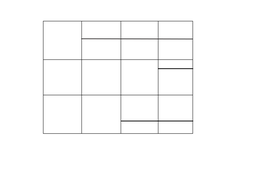
#> input picture Photos/tests/try6.png, 256 x 183 px, shrunk from 999 x 713 before the run
$ python main.py
#> lines starting #> are read from the running program, lines starting #| are printed output that depends on the picture; after the words box and inside, x2 and y2 are one past the last pixel; in counts of white or black regions, pixels touching at a corner belong together
### package.py
# Импортируем необходимые библиотеки
import cv2
import numpy as np
import pandas as pd
import matplotlib.pyplot as plt
from scipy.ndimage import interpolation as inter
import pytesseract


# указываем путь к tesseract модулю Tesseract-OCR для библиотеки pytesseract
pytesseract.pytesseract.tesseract_cmd = r'C:\Program Files\Tesseract-OCR\tesseract.exe'


def rotate_to_correct(img):
    # функция поворачивает картинку в правильное - горизонтальное положение текста

    # функция определения правильности положения картинки
    def determine_score(arr, angle):
        data = inter.rotate(arr, angle, reshape=False, order=0)
        histogram = np.sum(data, axis=1, dtype=float)
        score = np.sum((histogram[1:] - histogram[:-1]) ** 2, dtype=float)
        return histogram, score

    # переводим фото в бинарные данные
    # и избавляемся от всех шумов, свидением картинки к 2 цветам - чёрный(фон) и белый(надписи)
    thresh, img_bin = cv2.threshold(cv2.cvtColor(img, cv2.COLOR_BGR2GRAY), 127, 255, cv2.THRESH_BINARY_INV | cv2.THRESH_OTSU)

    # нахождение угла поворота
    scores = []
    angles = np.arange(0, 360, 1)
    for angle in angles:
        histogram, score = determine_score(img_bin, angle)
        scores.append(score)
    best_angle = angles[scores.index(max(scores))]

    # нахождение матрицы поворота
    (height, width) = img_bin.shape[:2]
    center = (width // 2, height // 2)
    M = cv2.getRotationMatrix2D(center, best_angle, 1.0)

    # нахождение повернутого изображения для изменения разрешения
    abs_cos = abs(M[0, 0])
    abs_sin = abs(M[0, 1])
    bound_w = int(height * abs_sin + width * abs_cos)
    bound_h = int(height * abs_cos + width * abs_sin)
    M[0, 2] += bound_w / 2 - center[0]
    M[1, 2] += bound_h / 2 - center[1]

    return cv2.warpAffine(img, M, (bound_w, bound_h), flags=cv2.INTER_CUBIC, borderMode=cv2.BORDER_REPLICATE)


def reading_photo(path):
    # функция считывает фото и выдаёт его само + фото в бинарных данных (с реверсом цвета и без шумов)

    # считываем картинку
#> called with path = 'Photos/tests/try6.png'
    img_name = path
    origin = cv2.imread(img_name)
#> origin is the input picture: shape (183, 256, 3); mean B, G, R 251.3, 251.3, 251.3
    cv2.imshow("Origin Image", origin)
    cv2.waitKey(0)

    # поворачиваем фото в правильное состояние
    origin = rotate_to_correct(origin)
#> in rotate_to_correct, `thresh, img_bin = cv2.threshold(cv2.cvtColor(img, cv2.COLOR_BGR2GRAY),..`:
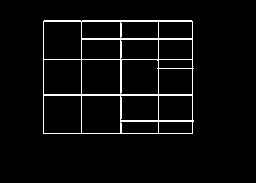
#> img_bin: shape (183, 256); 4.1% white in thin lines or dots, all inside (x1, y1, x2, y2) = (43, 20, 194, 134)
#> in rotate_to_correct, `thresh, img_bin = cv2.threshold(cv2.cvtColor(img, cv2.COLOR_BGR2GRAY),..`: thresh = 214
#> the loop in rotate_to_correct, `for angle in angles:` made 360 passes
#> score on passes 1 to 3: 1.33e+10, 3.01e+09, 794995650
#> after the loop in rotate_to_correct, `for angle in angles:`: scores = 360 values, max 1.33e+10 at index 0, min 7282800 at index 135, mean 217988726.2
#> in rotate_to_correct, `best_angle = angles[scores.index(max(scores))]`: best_angle = 0
#> in rotate_to_correct, `M = cv2.getRotationMatrix2D(center, best_angle, 1.0)`: M = [[1, 0, 0], [0, 1, 0]]
#> in rotate_to_correct, `abs_cos = abs(M[0, 0])`: abs_cos = 1
#> in rotate_to_correct, `abs_sin = abs(M[0, 1])`: abs_sin = 0
#> in rotate_to_correct, `bound_w = int(height * abs_sin + width * abs_cos)`: bound_w = 256
#> in rotate_to_correct, `bound_h = int(height * abs_cos + width * abs_sin)`: bound_h = 183

    # увеличиваем расширение картинки минимум до 600 пиксилей в высоту для более корректной работы
    if np.array(origin).shape[0] < 600:
        k = 600 / np.array(origin).shape[0]
#> k = 3.28
        origin = cv2.resize(origin, None, fx=k, fy=k, interpolation=cv2.INTER_CUBIC)
#> origin: shape (600, 839, 3)

    # сохраняем откорректированный оригинал фото
    cv2.imwrite("Detections/resized_origin.jpg", origin)

    # начинаем предобработку фото, переводя в серый цвет
    img = cv2.cvtColor(origin, cv2.COLOR_BGR2GRAY)

    # подготавливаем содержимое к распознанию, размывая
    kernel = cv2.getStructuringElement(cv2.MORPH_RECT, (2, 1))
    img = cv2.erode(img, kernel, iterations=1)
    # выводим картинку
    cv2.imshow("Preprocessed Image", img)
    cv2.waitKey(0)

    # переводим фото в бинарные данные и избавляемся от всех шумов, свидением картинки к 2 цветам - чёрный(фон) и белый(надписи)
    img_bin = cv2.adaptiveThreshold(img, 255, cv2.ADAPTIVE_THRESH_GAUSSIAN_C, cv2.THRESH_BINARY_INV, 21, 10)
#> img_bin: shape (600, 839); 4.3% white; 6 white regions, box (x1, y1, x2, y2) and area: (140, 68, 635, 442) 19015, (148, 194, 263, 200) 665, (525, 194, 627, 200) 589, (148, 311, 263, 316) 564, (525, 311, 627, 316) 500, (394, 135, 399, 191) 269
    # выводим это фото
    cv2.imshow("Thresholded Image", img_bin)
    cv2.waitKey(0)

    return origin, img, img_bin


def vertical_lines_detection(kernel_len, img_bin):
    # функция распознаёт вертикальные линии, формирующие таблицу

    # определяем вертикальное ядро для распознавания вертикалей
    ver_kernel = cv2.getStructuringElement(cv2.MORPH_RECT, (1, kernel_len))
    # используем вертикальное ядро для распознавания вертикалей
    image_1 = cv2.erode(img_bin, ver_kernel, iterations=3)
    vertical_lines = cv2.dilate(image_1, ver_kernel, iterations=3)
    cv2.imwrite("Detections/verticals.jpg", vertical_lines)
    # рисуем вертикали
    plt.imshow(image_1, cmap='gray')
    plt.show()
    return vertical_lines


def horizontal_lines_detection(kernel_len, img_bin):
    # функция распознаёт вертикальные линии, формирующие таблицу

    # определяем горизонтальное ядро для распознавания горизонталей
    hor_kernel = cv2.getStructuringElement(cv2.MORPH_RECT, (kernel_len, 1))
    # используем горизонтальное ядро для распознавания горизонталей
    image_2 = cv2.erode(img_bin, hor_kernel, iterations=3)
    horizontal_lines = cv2.dilate(image_2, hor_kernel, iterations=3)
    cv2.imwrite("Detections/horizontals.jpg", horizontal_lines)
    # рисуем горизонтали
    plotting = plt.imshow(image_2, cmap='gray')
    plt.show()
    return horizontal_lines


def combining_horizontals_and_verticals(horizontal_lines, vertical_lines):
    # функция объединяет горизонтали и вертикали, для формирования цельной таблицы без содержимого

    # определяем ядро для объединения вертикалей и горизонталей
    kernel = cv2.getStructuringElement(cv2.MORPH_RECT, (2, 2))
    # объединяем горизонтали и вертикали
    img_vh = cv2.addWeighted(vertical_lines, 0.5, horizontal_lines, 0.5, 0.0)
    # Eroding and thresholding картинку
    img_vh = cv2.erode(~img_vh, kernel, iterations=2)
    thresh, img_vh = cv2.threshold(img_vh, 127, 255, cv2.THRESH_BINARY | cv2.THRESH_OTSU)
    cv2.imwrite("Detections/table.jpg", img_vh)
    # выводим объединённые гооризонтали и вертикали - таблицу
    plotting = plt.imshow(img_vh, cmap='gray')
    plt.show()
    return img_vh


def sort_contours(cnts, method="left-to-right"):
    # функция сортирует контуры слева направо и сверху вниз (в нашем случае сверху вниз)

    # reverse flag and sort index
    reverse = False
    i = 0
    # handle if we need to sort in reverse
    if method == "right-to-left" or method == "bottom-to-top":
        reverse = True
    # handle if we are sorting against the y-coordinate rather than
    # the x-coordinate of the bounding box
    if method == "top-to-bottom" or method == "bottom-to-top":
        i = 1
    # construct the list of bounding boxes(рамки контуров) and sort them from top to bottom
    boundingBoxes = [cv2.boundingRect(c) for c in cnts]
    (cnts, boundingBoxes) = zip(*sorted(zip(cnts, boundingBoxes), key=lambda b: b[1][i], reverse=reverse))
    # return the list of sorted contours and bounding boxes
    return (cnts, boundingBoxes)


def form_cells(contours, origin):
    # функция формирует из контуров список ячеек с рамками

    # получаем ширину и длину фото
    width = np.array(origin).shape[1]
    height = np.array(origin).shape[0]

    # список всех ячеек - вершина (x,y), длинна и ширина
    box = []
    for c in contours:
        # получаем значения рамок контуров
        x, y, w, h = cv2.boundingRect(c)
        if w < width * 0.5 and h < height * 0.5:
            # для ячеек с ограниченной шириной и длинной - должна быть меньше размера таблицы
            box.append([x, y, w, h])

    # проверяем лежит ли какая-то ячейка внутри другой и удаляем её, так как она точно лишняя
    for j in box:
        for i in box:
            if i != j and i[1] < j[1] and i[0] < j[0] and i[2] - (j[0] - i[0]) > j[2] and i[3] - (j[1] - i[1]) > j[3]:
                box.remove(j)
                break

    # Если погрешность в сравнении чисел меньше какого-то процента, то ОК
    def mistake(a, b, percent=0.05):
        if b != 0 and a / b <= 1 and 1 - a / b < percent:
            return 1
        if a != 0 and b / a <= 1 and 1 - b / a < percent:
            return 1
        return 0

    # проверяем лежат ли две ячейки в одном столбце и в одной строке - погрешность, из-за черты, которую человек мог провести в какой-то строке
    # удаляем нижнюю из этих двух, а верхнюю ячейку расширяем, добавляя высоту нижней
    for j in box:
        for i in box:
            if i != j and j[0] > i[0] and j[1] > 1.05 * i[1] and mistake(j[1] + j[3], i[1] + i[3]):
                for k in box:
                    if k != j and mistake(k[0], j[0]) and mistake(k[1] + k[3], j[1]):
                        tmp = k
                        tmp[3] += j[3] + 4
                        box = [tmp if x == k else x for x in box]
                        break
                box.remove(j)
                break

    # рисуем рамки контуров на фото
    for j in box:
        image = cv2.rectangle(origin, (j[0], j[1]), (j[0] + j[2], j[1] + j[3]), (0, 255, 0), width // 400)
    cv2.imwrite("Detections/sells.jpg", image)
    # выводим картинку с прорисованными рамками контуров на фото
    plt.imshow(image)
    plt.show()
    return box


def rows(box, boundingBoxes):
    # функция разбивает список рамок на ячейки по строкам

    # список высот рамок контуров
    heights = [boundingBoxes[i][3] for i in range(len(boundingBoxes))]
    # получаем среднее значение этих высот
    mean = np.mean(heights)

    # До тех пор, пока поле не отличается больше, чем его собственное (высота + среднее значение / 2),
    # поле находится в том же ряду. Как только разница в высоте становится больше текущей (высота + среднее значение /2)
    # мы знаем, что начинается новая строка. Столбцы логически расположены слева направо.
    row = [] # список нижних строк (каждая ячееки из разных столбцов)
    column = [] # список всех ячеек по строкам
    j = 0
    for i in range(len(box)):
        if i == 0:
            column.append(box[i])
            previous = box[i]
        else:
            if box[i][1] <= previous[1] + mean/2:
                column.append(box[i])
                previous = box[i]
                if i == len(box)-1:
                    row.append(column)
            else:
                row.append(column)
                column = []
                previous = box[i]
                column.append(box[i])
    print(row)
    return row


def rows_sort(row, countcol, center):
    # функция сортирует ячейки в правильном порядке(слева направо) относительно расстояния до центра столбцов

    finalboxes = []
    for i in range(len(row)):
        lis = []
        for k in range(countcol):
            lis.append([])
        for j in range(len(row[i])):
            diff = abs(center-(row[i][j][0]+row[i][j][2]/4))
            minimum = min(diff)
            indexing = list(diff).index(minimum)
            lis[indexing].append(row[i][j])
        finalboxes.append(lis)
    return finalboxes


def recognition(finalboxes, bitnot):
    # функци распознаёт значения на каждой ячейке и складывает в список

    outer = []
    for i in range(len(finalboxes)):
        for j in range(len(finalboxes[i])):
            inner = ''
            if len(finalboxes[i][j]) == 0:
                outer.append(' ')
            else:
                for k in range(len(finalboxes[i][j])):
                    y, x, w, h = finalboxes[i][j][k][0], finalboxes[i][j][k][1], finalboxes[i][j][k][2], finalboxes[i][j][k][3]
                    finalimg = bitnot[x:(x + h), y:(y + w)]
                    # подготавливаем содержимое ячейки к распознанию содержимого
                    # расширяя и размывая содержимое
                    kernel = cv2.getStructuringElement(cv2.MORPH_RECT, (2, 1))
                    border = cv2.copyMakeBorder(finalimg, 2, 2, 2, 2, cv2.BORDER_CONSTANT, value=[255, 255])
                    resizing = cv2.resize(border, None, fx=2, fy=2, interpolation=cv2.INTER_CUBIC)
                    dilation = cv2.dilate(resizing, kernel, iterations=1)
                    erosion = cv2.erode(dilation, kernel, iterations=1)
                    # анализируем с помощью pytesseract
                    out = pytesseract.image_to_string(erosion, lang='rus')
                    if len(out) == 0:
                        # специальная конфигурация для считывания одиночных символов
                        out = pytesseract.image_to_string(erosion, lang='rus', config='--psm 10 --oem 1 -c tessedit_char_whitelist=123456789+-')
                    inner = inner + " " + out
                outer.append(inner)
    return outer


# [13 lines left out: function data_to_excel, not called in this run]

### main.py
# Импортируем необходимые библиотеки
import cv2
import numpy as np
import matplotlib.pyplot as plt

# импортируем файл с функциями для работы программы
from package import reading_photo, vertical_lines_detection, horizontal_lines_detection, combining_horizontals_and_verticals, sort_contours, form_cells, rows, rows_sort, recognition, data_to_excel


# получаем считанное фото и фото в бинарных данных (с реверсом цвета и без шумов)
origin, img, img_bin = reading_photo("Photos/tests/try6.png")

# определяем длинну ядра для распознания горизонталей и вертикалей, как сотую часть длинны картинки
kernel_len = 5 * np.array(origin).shape[1]//100
#> kernel_len = 41

# получаем вертикали и горизонтали
vertical_lines = vertical_lines_detection(kernel_len, img_bin)
#> in vertical_lines_detection, `image_1 = cv2.erode(img_bin, ver_kernel, iterations=3)`: image_1: shape (600, 839); 0.56% white; 7 white regions, largest, box (x1, y1, x2, y2) and area: (141, 129, 145, 382) 1011, (266, 129, 270, 381) 885, (630, 282, 634, 382) 337
#> in vertical_lines_detection, `vertical_lines = cv2.dilate(image_1, ver_kernel, iterations=3)`: vertical_lines: shape (600, 839); 1.1% white; 7 white regions, largest, box (x1, y1, x2, y2) and area: (141, 69, 145, 442) 1491, (266, 69, 270, 441) 1365, (630, 222, 634, 442) 817
horizontal_lines = horizontal_lines_detection(kernel_len, img_bin)
#> in horizontal_lines_detection, `image_2 = cv2.erode(img_bin, hor_kernel, iterations=3)`: image_2: shape (600, 839); 0.74% white; 8 white regions (2 under 20 px), largest, box (x1, y1, x2, y2) and area: (200, 69, 574, 73) 1130, (200, 438, 575, 442) 1125, (326, 126, 574, 131) 885, (455, 396, 575, 401) 489, (452, 196, 464, 198) 24, (452, 312, 464, 314) 24
#> in horizontal_lines_detection, `horizontal_lines = cv2.dilate(image_2, hor_kernel, iterations=3)`: horizontal_lines: shape (600, 839); 1.4% white; 8 white regions, largest, box (x1, y1, x2, y2) and area: (140, 438, 635, 442) 1725, (140, 69, 634, 73) 1610, (266, 126, 634, 131) 1485

# получаем таблицу - объединениие верикалей и горизонталей
img_vh = combining_horizontals_and_verticals(horizontal_lines, vertical_lines)
#> in combining_horizontals_and_verticals, `thresh, img_vh = cv2.threshold(img_vh, 127, 255, cv2.THRESH_BINARY | c..`:
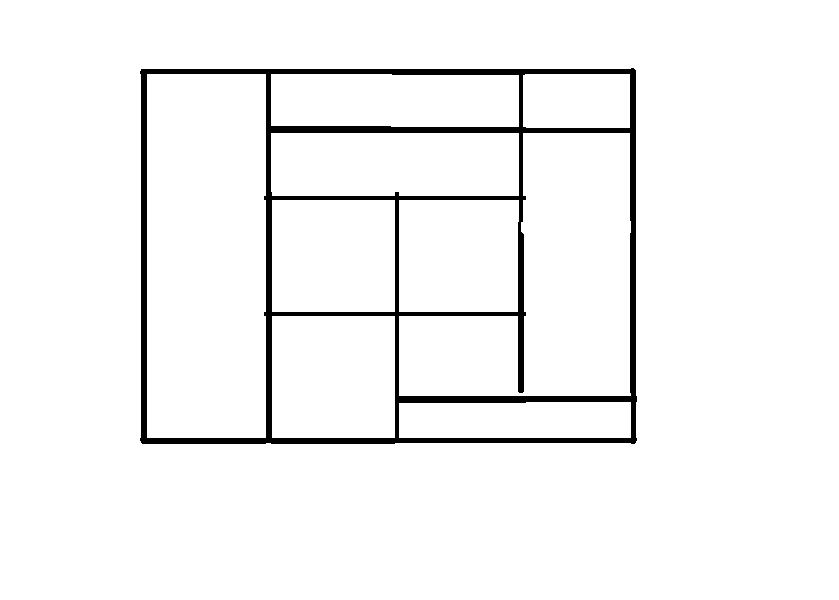
#> img_vh: shape (600, 839); 96% white; 1 black region
#> in combining_horizontals_and_verticals, `thresh, img_vh = cv2.threshold(img_vh, 127, 255, cv2.THRESH_BINARY | c..`: thresh = 127

# накладываем нашу отдельную табицу на фото
bitxor = cv2.bitwise_xor(img, img_vh)
bitnot = cv2.bitwise_not(bitxor)  # меняем цвета наоборот
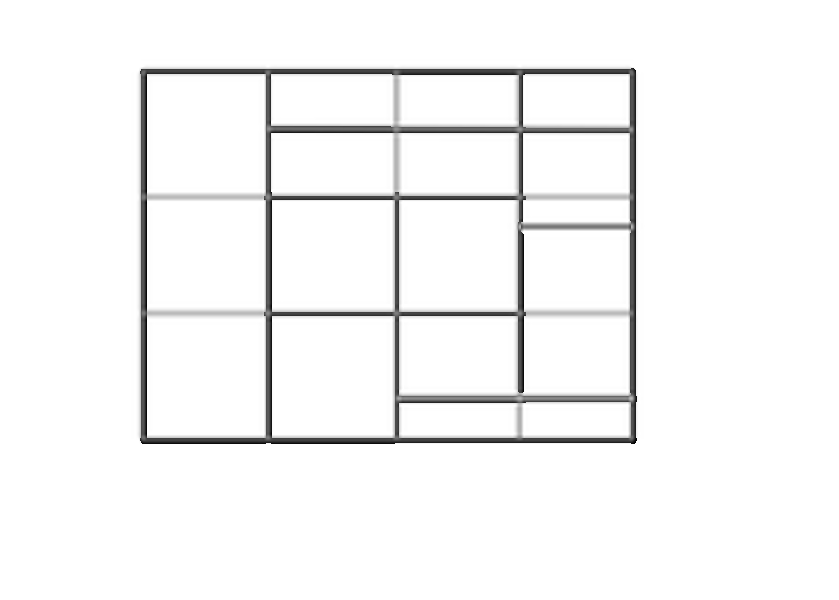
#> bitnot: shape (600, 839); min 0, max 255, mean 245.9
# выводим это наложение
plt.imshow(bitnot, cmap='gray')
plt.show()

# находим контуры в таблице, чтобы дальше получить точные координтаты каждой ячейки таблицы
# Контуры - это список Python всех контуров на изображении.
# Каждый отдельный контур представляет собой числовой массив (x,y) координат граничных точек объекта.
contours, hierarchy = cv2.findContours(img_vh, cv2.RETR_TREE, cv2.CHAIN_APPROX_SIMPLE)
#> contours = 11 contours; largest, box (x1, y1, x2, y2) and area: (0, 0, 839, 600) 501962, (139, 67, 638, 445) 186266, (147, 74, 266, 438) 42816, (399, 133, 631, 396) 36962, (271, 133, 519, 196) 15292

# получаем отсортированные контуры сверху вниз и их рамки
contours, boundingBoxes = sort_contours(contours, method="top-to-bottom")
#> in sort_contours, `boundingBoxes = [cv2.boundingRect(c) for c in cnts]`: boundingBoxes = [(0, 0, 839, 600), (139, 67, 499, 378), (399, 402, 232, 36), (272, 316, 123, 122), (399, 200, 120, 112), (272, 200, 123, 112), (399, 133, 232, 263), (271, 133, 248, 63), (523, 74, 107, 54), (271, 74, 248, 53), (147, 74, 119, 364)]
#> in sort_contours, `(cnts, boundingBoxes) = zip(*sorted(zip(cnts, boundingBoxes), key=lamb..`: cnts has the same summary as contours outside sort_contours; boundingBoxes = ((0, 0, 839, 600), (139, 67, 499, 378), (523, 74, 107, 54), (271, 74, 248, 53), (147, 74, 119, 364), (399, 133, 232, 263), (271, 133, 248, 63), (399, 200, 120, 112), (272, 200, 123, 112), (272, 316, 123, 122), (399, 402, 232, 36))

# формируем ячейки в формате: вершина (x,y), длинна и ширина
box = form_cells(contours, origin)
#> the loop in form_cells, `for c in contours:` made 11 passes
#> (c, x, y, w, h) on passes 1, 9, 10: ([[0, 0], [0, 599], [838, 599], [838, 0]], 0, 0, 839, 600), ([[272, 200], [272, 311], [394, 311], [394, 200]], 272, 200, 123, 112), ([[272, 316], [272, 437], [394, 437], [394, 316]], 272, 316, 123, 122)
#> after the loop in form_cells, `for c in contours:`: box = [[523, 74, 107, 54], [271, 74, 248, 53], [399, 133, 232, 263], [271, 133, 248, 63], [399, 200, 120, 112], [272, 200, 123, 112], [272, 316, 123, 122], [399, 402, 232, 36]]
#> the loop in form_cells, `for j in box:` made 8 passes
#> after the loop in form_cells, `for j in box:`: box = [[523, 74, 107, 54], [271, 74, 248, 53], [399, 133, 232, 303], [271, 133, 248, 63], [399, 200, 120, 112], [272, 200, 123, 112], [272, 316, 123, 122]]
#> the loop in form_cells, `for j in box:` made 7 passes
#> pass 2, in form_cells, `image = cv2.rectangle(origin, (j[0], j[1]), (j[0] + j[2], j[1] + j[3])..`:
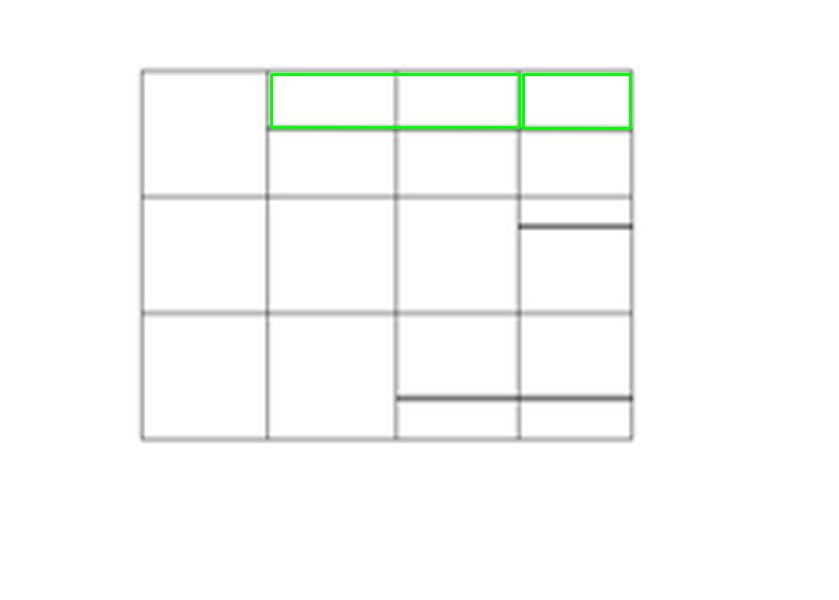
#> image: shape (600, 839, 3); mean B, G, R 249.8, 251.2, 249.8
#> pass 3, in form_cells, `image = cv2.rectangle(origin, (j[0], j[1]), (j[0] + j[2], j[1] + j[3])..`:
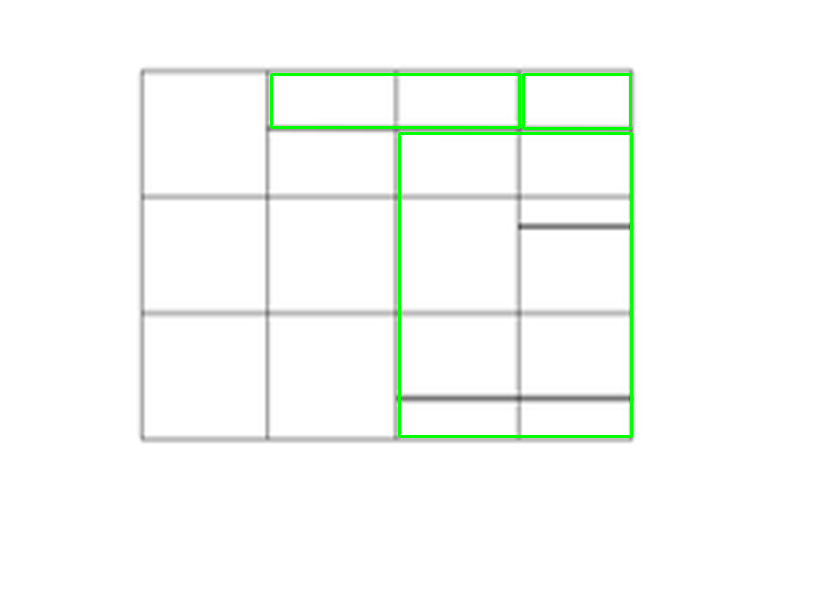
#> image: shape (600, 839, 3); 0.64% of pixels changed, all inside (x1, y1, x2, y2) = (398, 132, 633, 438)

# получем список всех ячеек по строкам (элементы в одинаковых идут подряд)
row = rows(box, boundingBoxes)
#> in rows, `heights = [boundingBoxes[i][3] for i in range(len(boundingBoxes))]`: heights = [600, 378, 54, 53, 364, 263, 63, 112, 112, 122, 36]
#> in rows, `mean = np.mean(heights)`: mean = 196.1
#> the loop in rows, `for i in range(len(box)):` made 7 passes
#> after the loop in rows, `for i in range(len(box)):`: row = [[[523, 74, 107, 54], [271, 74, 248, 53], [399, 133, 232, 303], [271, 133, 248, 63], [399, 200, 120, 112], [272, 200, 123, 112]]]
#| [[[523, 74, 107, 54], [271, 74, 248, 53], [399, 133, 232, 303], [271, 133, 248, 63], [399, 200, 120, 112], [272, 200, 123, 112]]]

# находим максимальное число коллонок, для создания итоговой таблички
countcol = 0
for i in range(len(row)):
    if len(row[i]) > countcol:
        countcol = len(row[i])
#> this loop made 1 pass
#> countcol on pass 1: 6
#> after the loop, countcol = 6

# находим центры каждой колонки
center = [int(row[i][j][0]+row[i][j][2]/2) for j in range(len(row[i])) if row[0]]
#> center = [576, 395, 515, 395, 459, 333]
center = np.array(center)
center.sort()

# получаем полностью отсортированный (теперь и слева направо) список ячеек
finalboxes = rows_sort(row, countcol, center)
#> the loop in rows_sort, `for i in range(len(row)):` made 1 pass
#> after the loop in rows_sort, `for i in range(len(row)):`: finalboxes = 1 item
#> finalboxes = 1 item
#> the loop in recognition, `for i in range(len(finalboxes)):` made 1 pass
#> after the loop in recognition, `for i in range(len(finalboxes)):`:
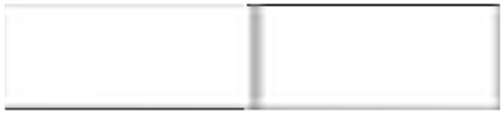
#> dilation: shape (114, 504); min 50, max 255, mean 246.4
#> after the loop in recognition, `for i in range(len(finalboxes)):`:
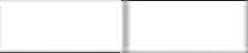
#> finalimg: shape (53, 248); min 25, max 255, mean 245.6
#> after the loop in recognition, `for i in range(len(finalboxes)):`: outer = []

# получаем список с распознанными значениями из ячеек
#> (the run stopped early here; a loop or call above may not have finished)
